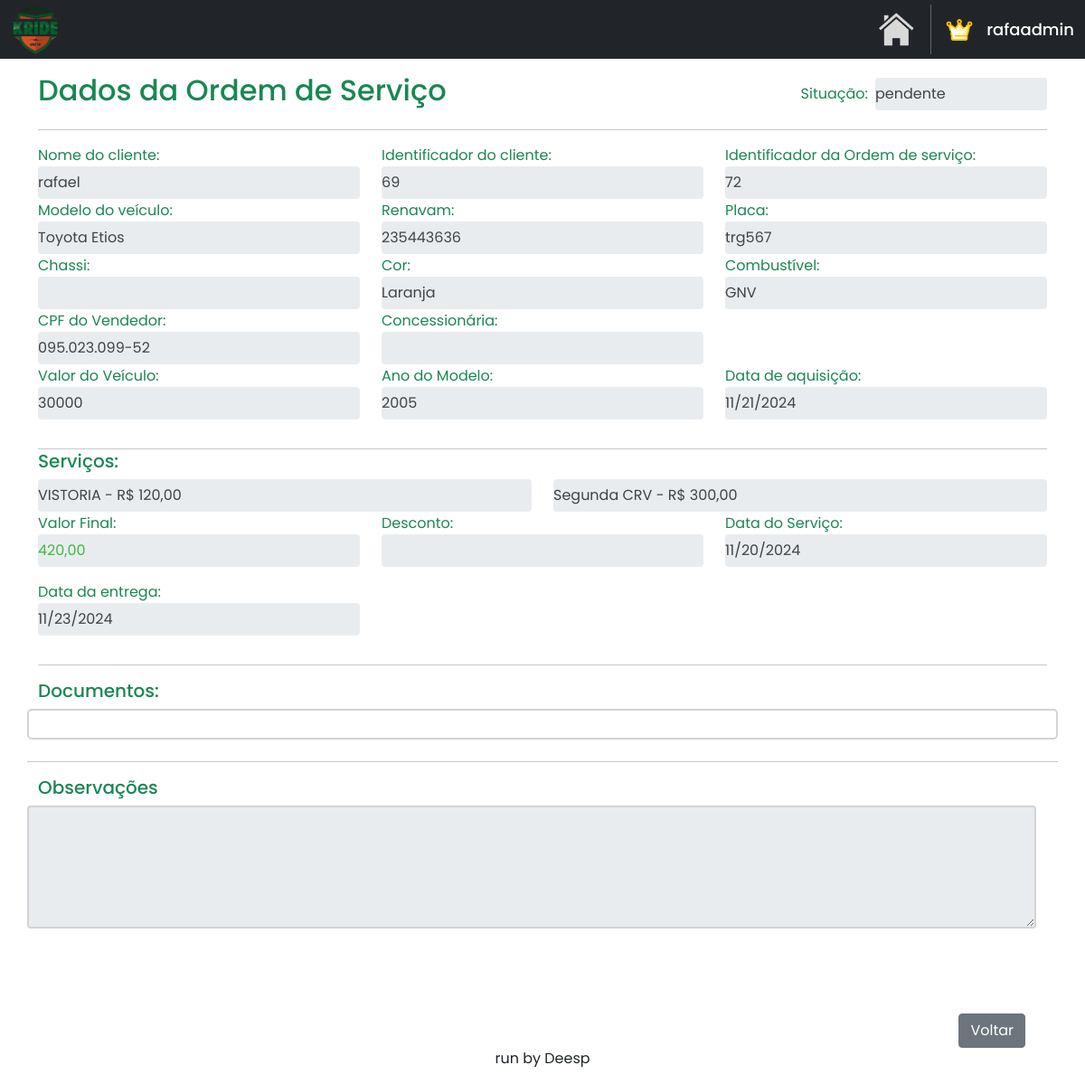
Page /home/consultar_os/72/ (signed in) on the earlier database version.
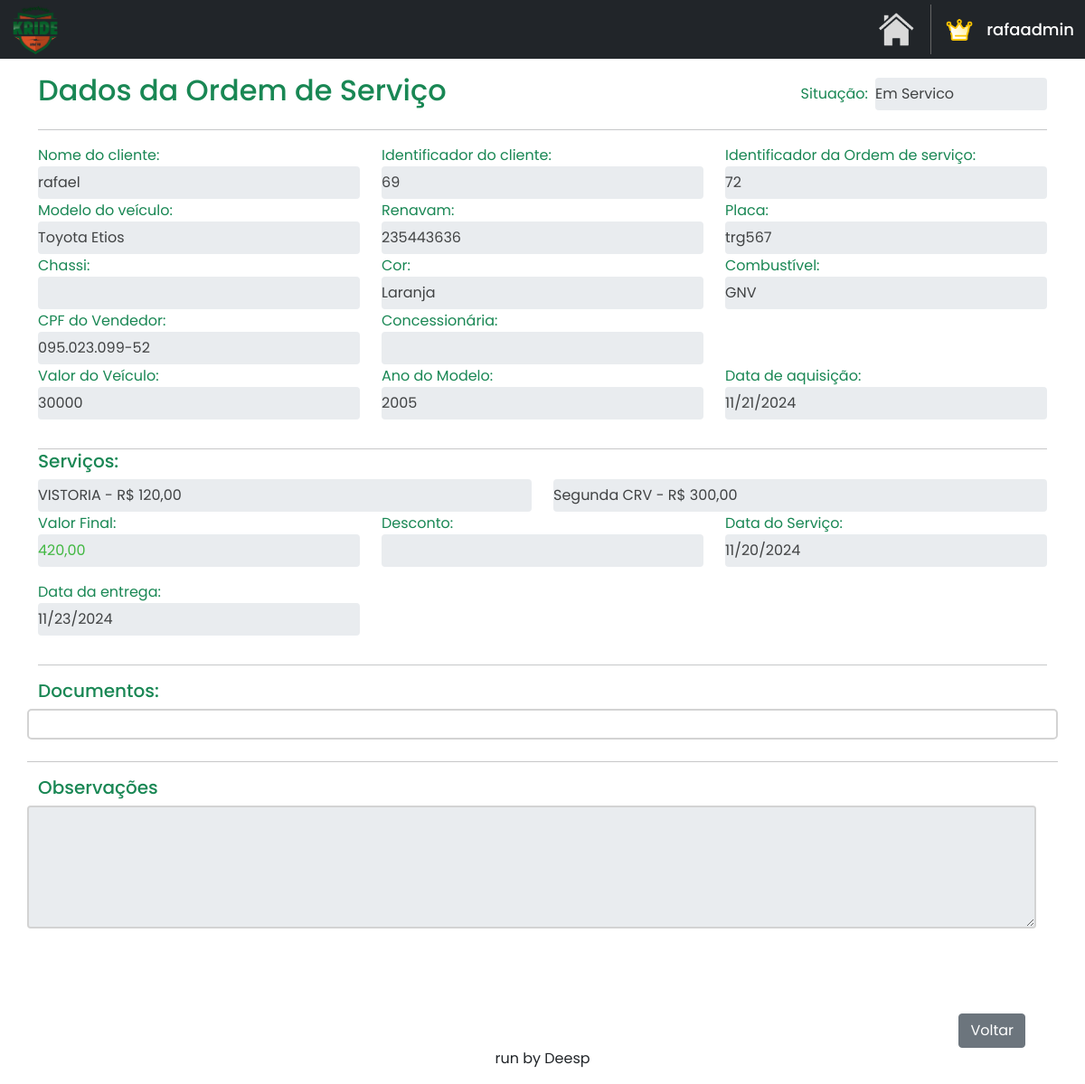
Same page on the later database version.
### OS/models.py (models this page shows)
class OrdemServico(models.Model):
    renavam = models.CharField(max_length=80)
    placa = models.CharField(max_length=15)
    cliente_id = models.ForeignKey(Cliente, on_delete=models.CASCADE)
    nome_cliente = models.CharField(max_length=40)
    chassi = models.CharField(max_length=30, default='')
    cor = models.CharField(max_length=20, default='')
    combustivel = models.CharField(max_length=15, default='')
    modelo = models.CharField(max_length=50, default='')
    valor_veiculo = models.CharField(max_length=15, default='')
    ano_modelo = models.CharField(max_length=10, default='')
    pendencias = models.CharField(max_length=60, default='')
    data_entrega = models.DateField(null=True, blank=True)
    data_aq = models.DateField(null=True, blank=True)
    data_servico = models.DateField(default=datetime.date.today)
    desconto = models.CharField(max_length=30, default='')
    valor_f = models.CharField(max_length=30, default='')
    observacoes = models.TextField(blank=True, null=True)
    status = models.CharField(max_length=20, default='')
    cpf_vendedor = models.CharField(max_length=20, default='')
    concessionaria = models.CharField(max_length=60, default='')
    tipo_veiculo = models.CharField(max_length=15, default='')

### OS/views.py (the view)
# urls.py: path('consultar_os/<str:id>/', osviews.consultar_os, name='consultar_os'),
@login_required
def consultar_os(request, id):
    ordem_servico = get_object_or_404(OrdemServico, pk=id)
    servicos_os = Servico_os.objects.filter(os_id=ordem_servico).select_related('servico_id')
    documentos_da_os = Documentos.objects.filter(ordem_servico_id=ordem_servico)
    datas = {
        'data_aq': (ordem_servico.data_aq.strftime('%Y-%m-%d') if ordem_servico.data_aq else ''),
        'data_servico':ordem_servico.data_servico.strftime('%Y-%m-%d'),
        'data_entrega': (ordem_servico.data_entrega.strftime('%Y-%m-%d') if ordem_servico.data_entrega else ''),
    }
    print(documentos_da_os)
    return render(
        request,
        'consultaos.html',
        {'ordem_servico': ordem_servico,
         'servicos_os': servicos_os,
         'documentos': documentos_da_os,
         'data': datas}
    )

### OS/templates/consultaos.html (shortened to what the changed rows need)
{% extends "base.html" %}
{% load static %}
{% block content %}
<!DOCTYPE html>
<html lang="en">
<head>
    <link href="https://cdn.jsdelivr.net/npm/bootstrap@5.0.2/dist/css/bootstrap.min.css" rel="stylesheet">
</head>
<body>
    <div class="container mt-3 custom-container">
        <div class="d-flex justify-content-start align-items-center">
            <h2 class="me-auto text-success">Dados da Ordem de Serviço</h2>
            <label class="text-success me-2">Situação:</label>
            <input style="width: 190px;" name="status" type="text" class="form-control readonly-input" value="{{ ordem_servico.status }}" readonly>
        </div>
    </div>
    <div class="container">
        <div class="row">
            <div class="col-md-4 form-group">
                <label class="text-success">Nome do cliente:</label>
                <input type="text" class="form-control readonly-input" value="{{ ordem_servico.nome_cliente }}" readonly>
            </div>
            <div class="col-md-4 form-group">
                <label class="text-success">Identificador do cliente:</label>
                <input type="text" class="form-control readonly-input" value="{{ ordem_servico.cliente_id_id }}" readonly>
            </div>
            <div class="col-md-4 form-group">
                <label class="text-success">Identificador da Ordem de serviço:</label>
                <input type="text" class="form-control readonly-input" value="{{ ordem_servico.id }}" readonly>
            </div>
        </div>
        <div class="row" style="margin-top: -15px;">
            <div class="col-md-4 form-group">
                <label class="text-success">Modelo do veículo:</label>
                <input type="text" class="form-control readonly-input" value="{{ ordem_servico.modelo }}" readonly>
            </div>
            <div class="col-md-4 form-group">
                <label class="text-success">Renavam:</label>
                <input type="text" class="form-control readonly-input" value="{{ ordem_servico.renavam }}" readonly>
            </div>
            <div class="col-md-4 form-group">
                <label class="text-success">Placa:</label>
                <input type="text" class="form-control readonly-input" value="{{ ordem_servico.placa }}" readonly>
            </div>
        </div>
        <div class="row" style="margin-top: -15px;">
            <div class="col-md-4 form-group">
                <label class="text-success">Cor:</label>
                <input type="text" class="form-control readonly-input" value="{{ ordem_servico.cor }}" readonly>
            </div>
            <div class="col-md-4 form-group">
                <label class="text-success">Combustível:</label>
                <input type="text" class="form-control readonly-input" value="{{ ordem_servico.combustivel }}" readonly>
            </div>
        </div>
        <div class="row" style="margin-top: -15px;">
            <div class="col-md-4 form-group">
                <label class="text-success">CPF do Vendedor:</label>
                <input type="text" class="form-control readonly-input" value="{{ ordem_servico.cpf_vendedor }}" readonly>
            </div>
        </div>
        <div class="row" style="margin-top: -15px;">
            <div class="col-md-4 form-group">
                <label class="text-success">Valor do Veículo:</label>
                <input type="text" class="form-control readonly-input" value="{{ ordem_servico.valor_veiculo }}" readonly>
            </div>
            <div class="col-md-4 form-group">
                <label class="text-success">Ano do Modelo:</label>
                <input type="text" class="form-control readonly-input" value="{{ ordem_servico.ano_modelo }}" readonly>
            </div>
        </div>
        <div class="row" style="margin-top: -15px;">
            <div class="col-md-4 form-group">
                <label class="text-success">Valor Final:</label>
                <input type="text" class="form-control readonly-input" style="color: rgb(66, 184, 66);" value="{{ ordem_servico.valor_f }}" readonly>
            </div>
        </div>
</body>
</html>
{% endblock %}

Differences in the rows shown:
changed OrdemServico "rafael": status "pendente" → "Em Servico"
